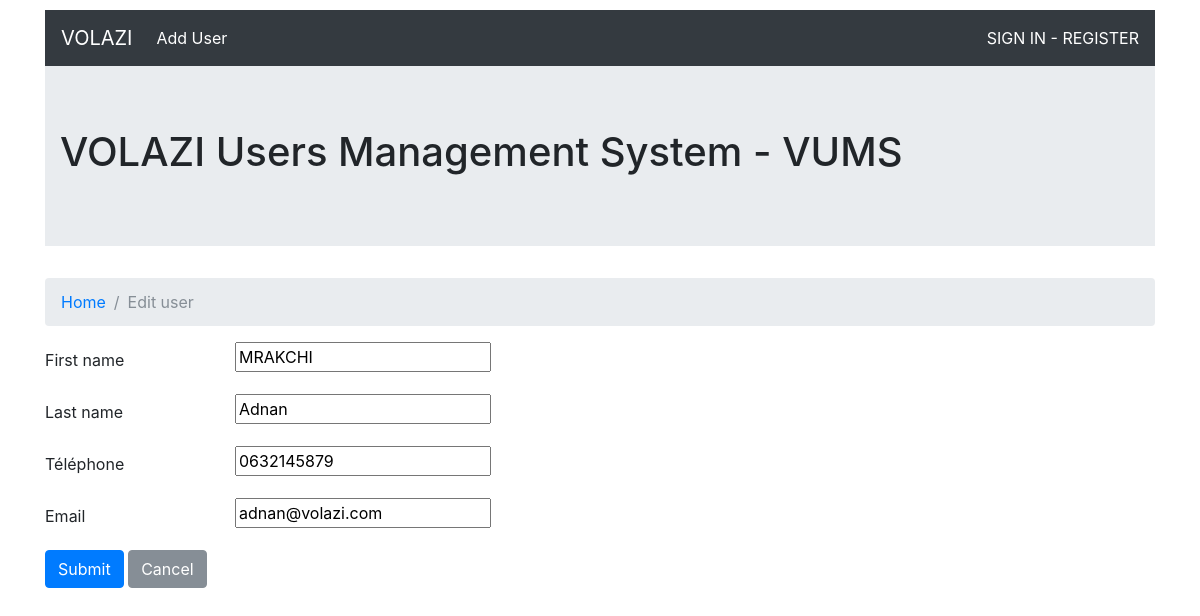
Page /update_user/5 on the committed database.
### users/models.py (models this page shows, shortened)
class User(models.Model):
    first_name = models.CharField(max_length=100,blank=False,null=True)
    last_name = models.CharField(max_length=100,blank=False,null=True)
    telephone = models.CharField(max_length=20,blank=False,null=True)
    email = models.EmailField()

### users/views.py (the view, shortened to what this page needs)
# urls.py: url(r'^update_user/(?P<pk>\d+)$', users.views.update, name='update'),
def update(request,pk):
    user_name = "sign in - register"
    if request.user.is_authenticated():
        user_name="Welcome : %s" %(request.user)
    user = get_object_or_404(User, pk=pk)
    form = UserForm(request.POST or None,initial={'first_name': user.first_name,'last_name': user.last_name,'telephone': user.telephone,'email':user.email})
    context = {
        "template_title": title,
        "template_user_name": user_name,
        "form": form,
    }
    form=UserForm(request.POST or None)
    return render(request,"update_user.html",context)

### users/form.py (shortened to what this page needs)
class UserForm(forms.ModelForm):
    class Meta:
        model=User
        fields=['first_name','last_name','telephone','email']

### templates/update_user.html (shortened to what this page needs)
<!DOCTYPE html>
<html lang="en">
<head>
    {% load static %}
    <link href="{% static 'css/bootstrap.min.css' %}" rel="stylesheet">
    <link href="{% static 'css/style.css' %}" rel="stylesheet">
</head>
<body>
<div class="container">
{% include 'navbar.html' %}
<div class="jumbotron jumbotron-fluid">
  <div class="container">
    <h1 class="display-5">{{template_title}}</h1>
  </div>
</div>
<nav class="breadcrumb">
  <a class="breadcrumb-item" href="{% url 'dashboard' %}">Home</a>
    <a class="breadcrumb-item active" href="#">Edit user</a>
</nav>
<form method="POST" action="">{% csrf_token %}
    <div class="form-group row">
      <label class="col-sm-2 col-form-label">First name</label>
      <div class="col-sm-10">
        {{form.first_name}}
      </div>
    </div>
    <div class="form-group row">
      <label class="col-sm-2 col-form-label">Last name</label>
      <div class="col-sm-10">
        {{form.last_name}}
      </div>
    </div>
    <div class="form-group row">
      <label class="col-sm-2 col-form-label">Téléphone</label>
      <div class="col-sm-10">
        {{form.telephone}}
      </div>
    </div>
    <div class="form-group row">
      <label class="col-sm-2 col-form-label">Email</label>
      <div class="col-sm-10">
        {{form.email}}
      </div>
    </div>
    <input class="btn btn-primary" type="submit" value="Submit">
    <a href="{% url 'dashboard' %}" class="btn btn-secondary" >Cancel</a>
</form>
</div>
</body>
</html>

### static_in_pro/our_static/css/style.css (style rules this page uses)
body { margin-top:10px; }

### rows in the picture
User: first_name "MRAKCHI", last_name "Adnan", telephone "0632145879", email "adnan@volazi.com"

### other values in the picture
{{ template_user_name }} "SIGN IN - REGISTER"
{{ template_title }} "VOLAZI Users Management System - VUMS"
